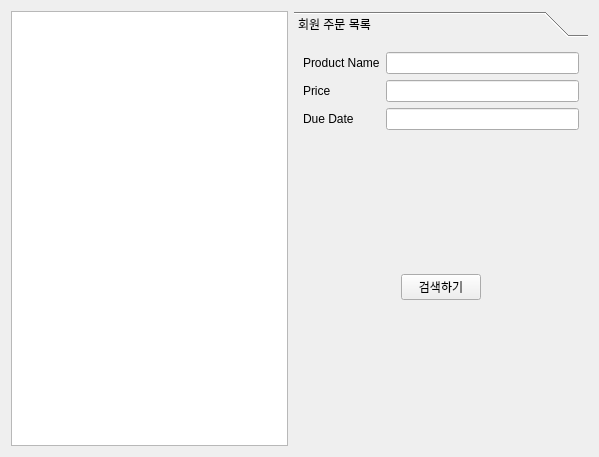
<?xml version="1.0" encoding="UTF-8"?>
<ui version="4.0">
 <class>AdminInfoForm_OL</class>
 <widget class="QWidget" name="AdminInfoForm_OL">
  <property name="geometry">
   <rect>
    <x>0</x>
    <y>0</y>
    <width>599</width>
    <height>457</height>
   </rect>
  </property>
  <property name="windowTitle">
   <string>Form</string>
  </property>
  <layout class="QHBoxLayout" name="horizontalLayout">
   <item>
    <widget class="QTableWidget" name="tableWidget"/>
   </item>
   <item>
    <widget class="QToolBox" name="ClientOrder_Check">
     <property name="currentIndex">
      <number>0</number>
     </property>
     <widget class="QWidget" name="page">
      <property name="geometry">
       <rect>
        <x>0</x>
        <y>0</y>
        <width>282</width>
        <height>399</height>
       </rect>
      </property>
      <attribute name="label">
       <string>회원 주문 목록</string>
      </attribute>
      <layout class="QVBoxLayout" name="verticalLayout_2">
       <item>
        <layout class="QGridLayout" name="gridLayout">
         <item row="0" column="0">
          <layout class="QFormLayout" name="formLayout_2">
           <item row="0" column="0">
            <widget class="QLabel" name="label_7">
             <property name="text">
              <string>Product Name</string>
             </property>
            </widget>
           </item>
           <item row="0" column="1">
            <widget class="QLineEdit" name="lineEdit_PN"/>
           </item>
           <item row="1" column="0">
            <widget class="QLabel" name="label_8">
             <property name="text">
              <string>Price</string>
             </property>
            </widget>
           </item>
           <item row="1" column="1">
            <widget class="QLineEdit" name="lineEdit_Price"/>
           </item>
           <item row="2" column="0">
            <widget class="QLabel" name="label_9">
             <property name="text">
              <string>Due Date</string>
             </property>
            </widget>
           </item>
           <item row="2" column="1">
            <widget class="QLineEdit" name="lineEdit_Due"/>
           </item>
          </layout>
         </item>
         <item row="1" column="0">
          <layout class="QVBoxLayout" name="verticalLayout">
           <item>
            <spacer name="verticalSpacer">
             <property name="orientation">
              <enum>Qt::Orientation::Vertical</enum>
             </property>
             <property name="sizeHint" stdset="0">
              <size>
               <width>20</width>
               <height>68</height>
              </size>
             </property>
            </spacer>
           </item>
           <item>
            <layout class="QHBoxLayout" name="horizontalLayout_2">
             <item>
              <spacer name="horizontalSpacer_4">
               <property name="orientation">
                <enum>Qt::Orientation::Horizontal</enum>
               </property>
               <property name="sizeHint" stdset="0">
                <size>
                 <width>98</width>
                 <height>20</height>
                </size>
               </property>
              </spacer>
             </item>
             <item>
              <widget class="QPushButton" name="pushButton_OS">
               <property name="text">
                <string>검색하기</string>
               </property>
              </widget>
             </item>
             <item>
              <spacer name="horizontalSpacer_5">
               <property name="orientation">
                <enum>Qt::Orientation::Horizontal</enum>
               </property>
               <property name="sizeHint" stdset="0">
                <size>
                 <width>98</width>
                 <height>20</height>
                </size>
               </property>
              </spacer>
             </item>
            </layout>
           </item>
           <item>
            <spacer name="verticalSpacer_3">
             <property name="orientation">
              <enum>Qt::Orientation::Vertical</enum>
             </property>
             <property name="sizeHint" stdset="0">
              <size>
               <width>20</width>
               <height>68</height>
              </size>
             </property>
            </spacer>
           </item>
          </layout>
         </item>
        </layout>
       </item>
      </layout>
     </widget>
    </widget>
   </item>
  </layout>
 </widget>
 <resources/>
 <connections/>
</ui>
